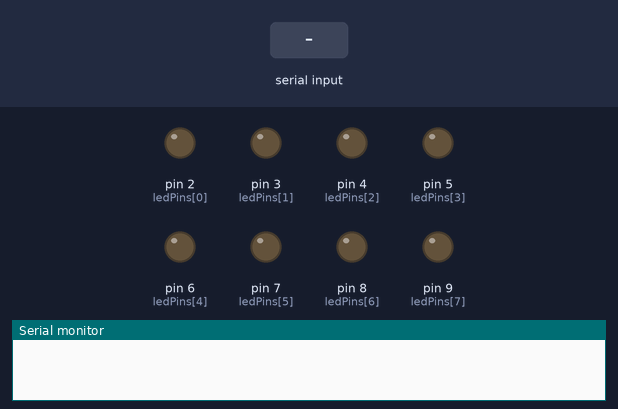
This sketch was run on a simulated Arduino Uno, built with avr-gcc and run on an emulated ATmega328P. On the bench: output pins drawn as LEDs (lit = HIGH), the last lines printed to the serial monitor. The inputs (shaded band) are chosen by the test bench.

Above: at 1.2 s.
1.3 s: "90,45\n" received over Serial
At 2.1 s:
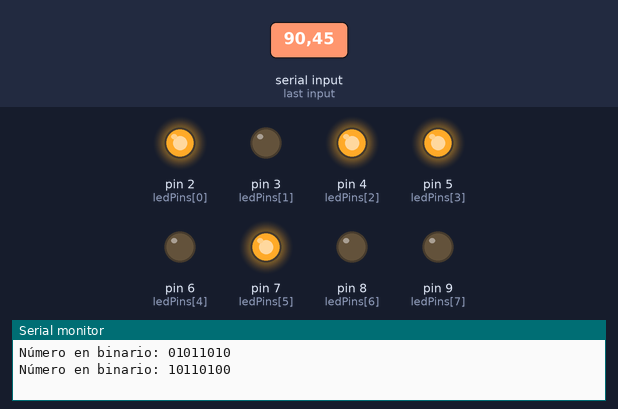
3.8 s: "30,150\n" received over Serial
At 4.6 s:
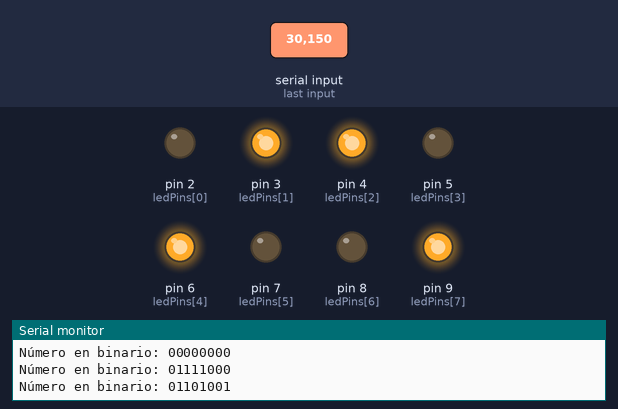
6.3 s: "5\n" received over Serial
At 6.9 s:
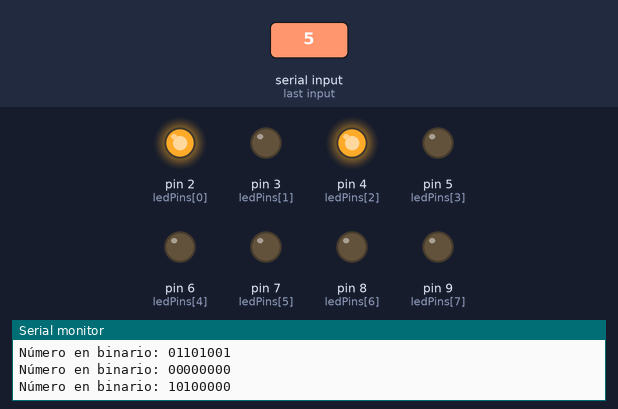
8.8 s: "200\n" received over Serial
At 9.6 s:
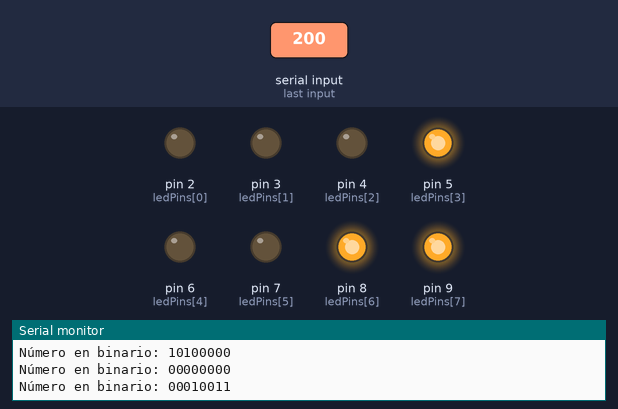
Timing chart, 0 to 11.8 s (numbered marks = the images above; inputs shaded):
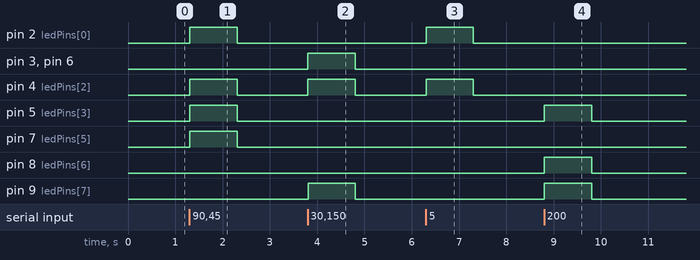

The sketch:

PP1_Conversion_Binario.ino
```cpp
int numLEDs = 8;
int ledPins[] = {2, 3, 4, 5, 6, 7, 8, 9};  // Pines de los LEDs
int ultimoNumero = -1;  // Variable para almacenar el último número recibido

void setup() {
    Serial.begin(9600);

    for (int i = 0; i < numLEDs; i++) {
        pinMode(ledPins[i], OUTPUT);  // Configura cada pin de LED como salida
        digitalWrite(ledPins[i], LOW);  // Apaga todos los LEDs al inicio
    }
}

void loop() {
    if (Serial.available()) {
        int numero = Serial.parseInt();  // Leer un número ingresado por el monitor serial

        // Solo actualizar los LEDs si el número es diferente al último ingresado
        if (numero >= 0 && numero <= 255 && numero != ultimoNumero) {
            Serial.print("Número en binario: ");

            // Encender o apagar LEDs según los bits del número
            for (int i = 0; i < numLEDs; i++) {
                int estado = (numero >> i) & 1;  // Extrae el bit correspondiente a cada LED
                digitalWrite(ledPins[i], estado);  // Enciende o apaga el LED según el bit
                Serial.print(estado);  // Imprime el estado del bit (0 o 1) en el monitor serial
            }

            Serial.println();  // Nueva línea en la salida Serial
            ultimoNumero = numero;  // Guarda el número actual para evitar actualizaciones innecesarias
        } else if (numero < 0 || numero > 255) {
            Serial.println("Número fuera de rango. Ingrese un valor entre 0 y 255.");
        }
    }
}
```

Measured:
- after the input at 1.3 s, pin 2 (ledPins[0]), pin 4 (ledPins[2]), pin 5 (ledPins[3]), pin 7 (ledPins[5]): LOW → HIGH at once, → LOW 1.0 s later
- after the input at 3.8 s, pin 3 (ledPins[1]), pin 4 (ledPins[2]), pin 6 (ledPins[4]), pin 9 (ledPins[7]): LOW → HIGH at once, → LOW 1.0 s later
- after the input at 6.3 s, pin 2 (ledPins[0]), pin 4 (ledPins[2]): LOW → HIGH at once, → LOW 1.0 s later
- after the input at 8.8 s, pin 5 (ledPins[3]), pin 8 (ledPins[6]), pin 9 (ledPins[7]): LOW → HIGH at once, → LOW 1.0 s later
